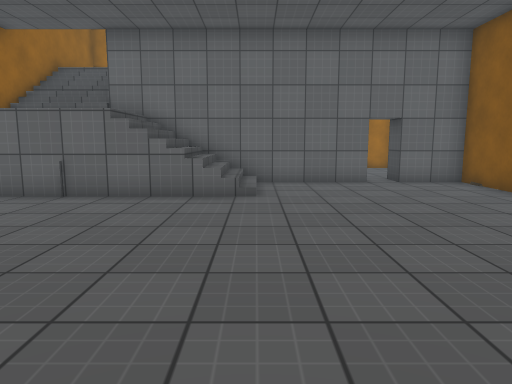
View 1 (above)

16 first-person views from a walk through a scene from a Unity 3-D project. The camera is 1.3 m above the floor, tilts 8° down and sees 70° across. The floor is counted in squares, 1 m on a side. Each view is taken from the middle of a square. On the plan, view 1 faces up. The plan holds only what a view shows up to about 15 squares ahead; the rest is blank. The place goes on beyond the plan. The player character is not drawn. Surface patterns are stand-ins for the level's own textures.

View 2
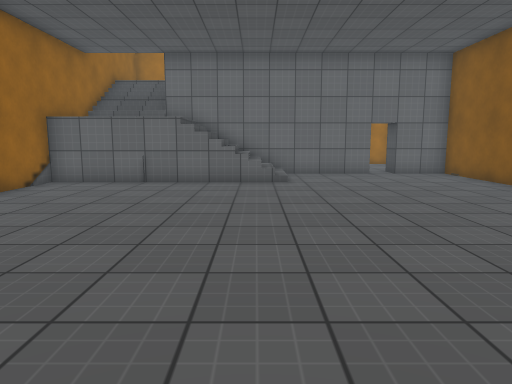

View 3
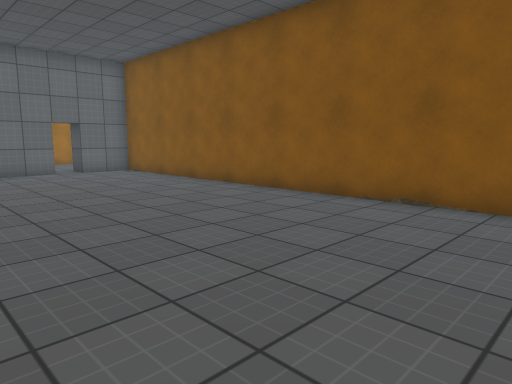

View 4
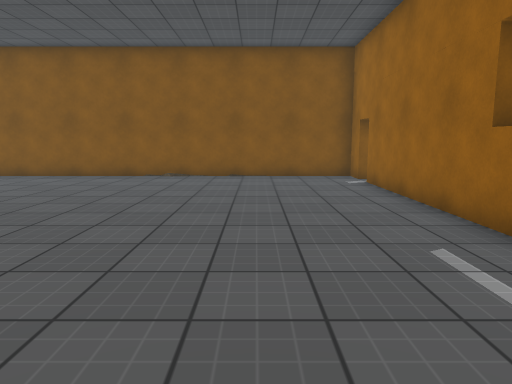

View 5
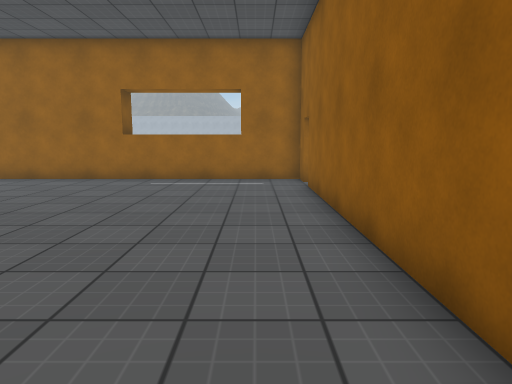

View 6
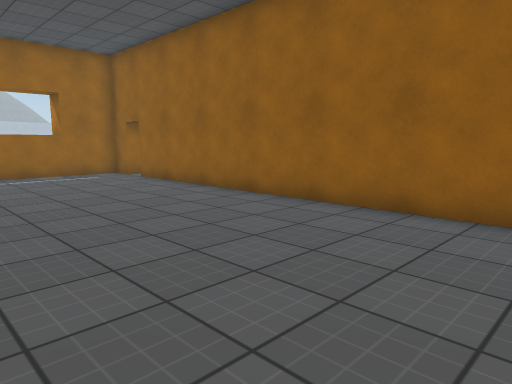

View 7
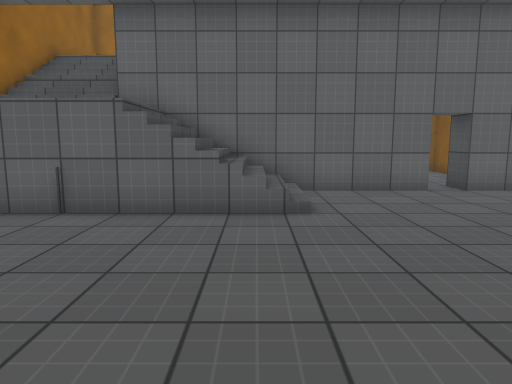

View 8
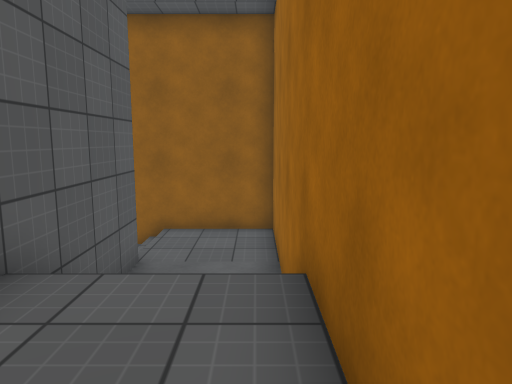

View 9
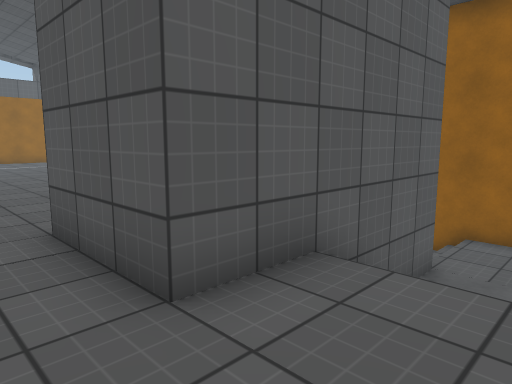

View 10
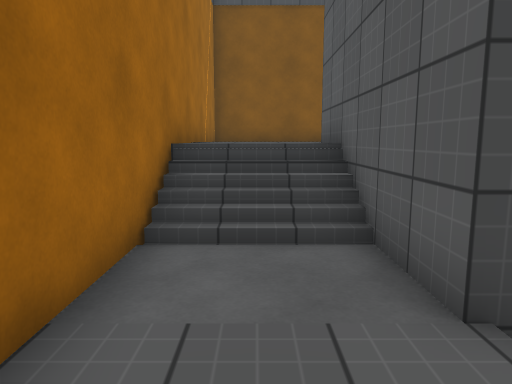

View 11
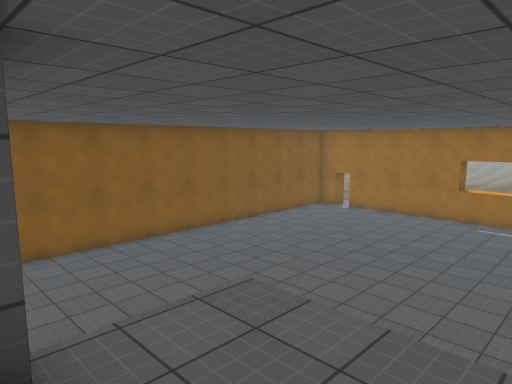

View 12
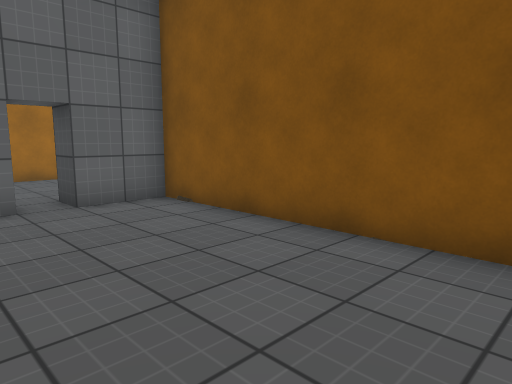

View 13
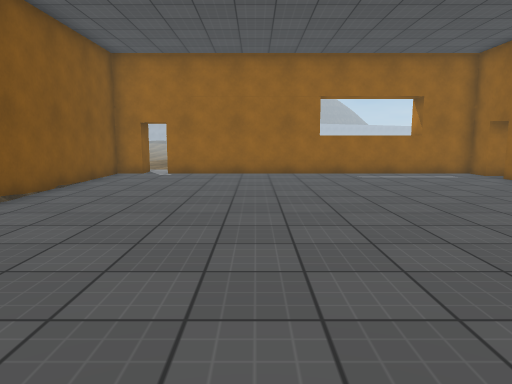

View 14
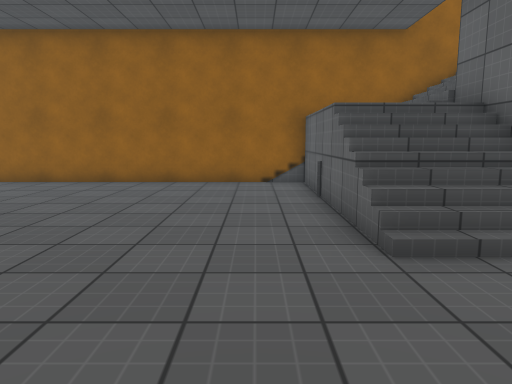

View 15
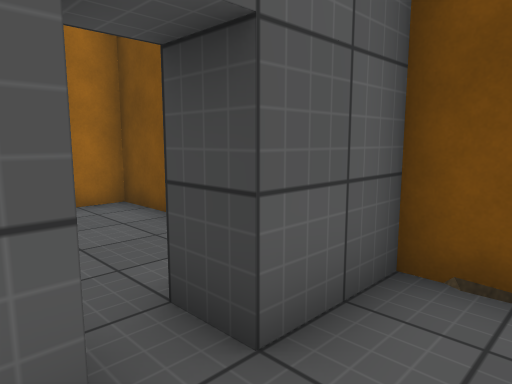

View 16
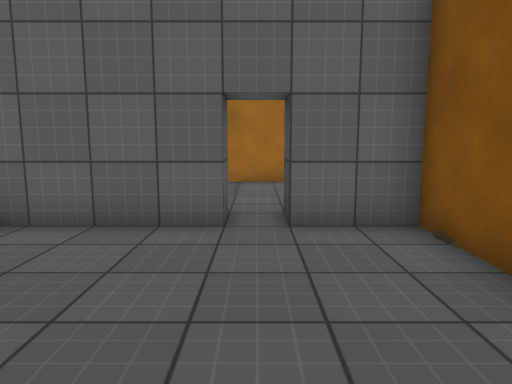

### Floor plan
Key: @ floor where view 1 was taken; # wall or solid block; . main floor; : floor 2 m higher than the main floor; + floor 4 m higher than the main floor; * floor 5.25 m higher than the main floor; / step, stairs or slope; ^ raised ledge.
Columns run from 8 left of view 1 to 7 right of it. Each row starts with its distance up from view 1.
 18 ################
 17 #+++++//****...#
 16 #+++++//*** ...#
 15 #+++++//****...
 14 #///######.....
 13 #///######  ..
 12 #///########.###
 11 #////////......#
 10 #::::////......#
  9 #::::////......#
  8 #..............#
  7 #..............#
  6 #..............#
  5 #..............#
  4 #..............#
  3 #..............#
  2 #..............#
  1 #..............#
  0 #.......@......#
 -1 #..............#
 -2 #..............#
 -3 #..............#
 -4 #..............#
 -5 #..............#
 -6 ...............#
 -7 #..............#
 -8 ###^^^^######.##

Positions as (right, up) in squares from view 1, and headings:
1: (0, 0), facing up
2: (-1, -3), facing up
3: (-1, -4), facing up-right
4: (-7, -4), facing right
5: (-6, 5), facing down
6: (-1, 7), facing down-left
7: (-1, 2), facing up
8: (3, 17), facing left
9: (3, 17), facing down-left
10: (-7, 16), facing right
11: (-7, 12), facing down-right
12: (2, 4), facing up-right
13: (1, 7), facing down
14: (4, 7), facing left
15: (3, 10), facing up-right
16: (4, 6), facing up
